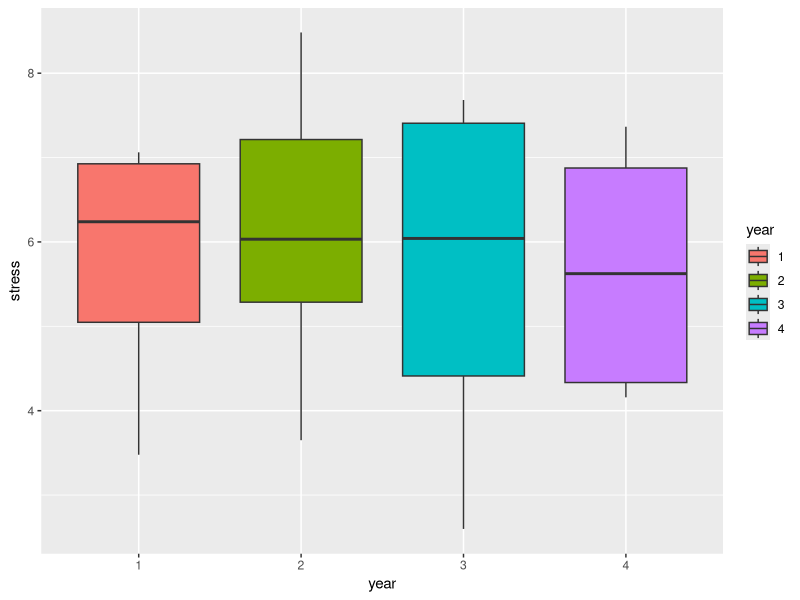

R code for this plot:
## ---- chunk 1
knitr::opts_chunk$set(echo = TRUE)

library(psych)
library(tidyverse)

dat<-read.csv("dat.csv")
dat$year<-as.factor(dat$year)
## ---- chunk 2
head(dat)
## ---- chunk 3
contmat<-matrix(c(-0.5, -0.5, 0.5, 0.5, -0.5, 0.5, 0, 0, 0, 0, -0.5, 0.5),4,3)
contmat
## ---- chunk 4
describeBy(dat$stress,dat$year)
## ---- chunk 5
p1<-ggplot(dat,aes(year,stress,fill=year))+geom_boxplot()
p1
## ---- chunk 6
contrasts(dat$year) = contmat

mod1<-lm(stress ~ year, dat)
summary(mod1)
## ---- chunk 7
contrasts(dat$year) = contmat

mod2<-lm(stress ~ year + neurot, dat)
summary(mod2)
